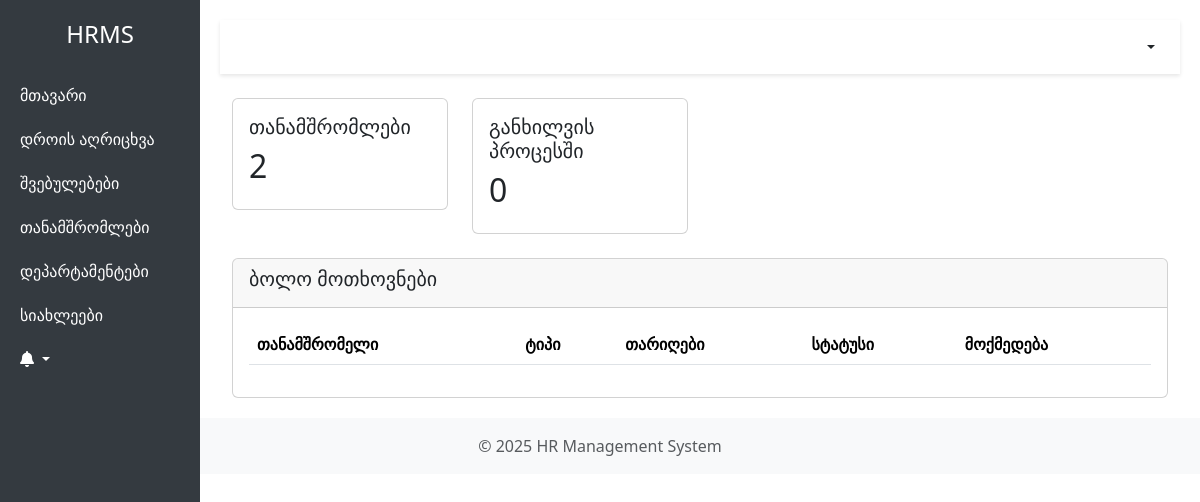
Page /admin-dashboard/ (signed in) on the earlier database version.
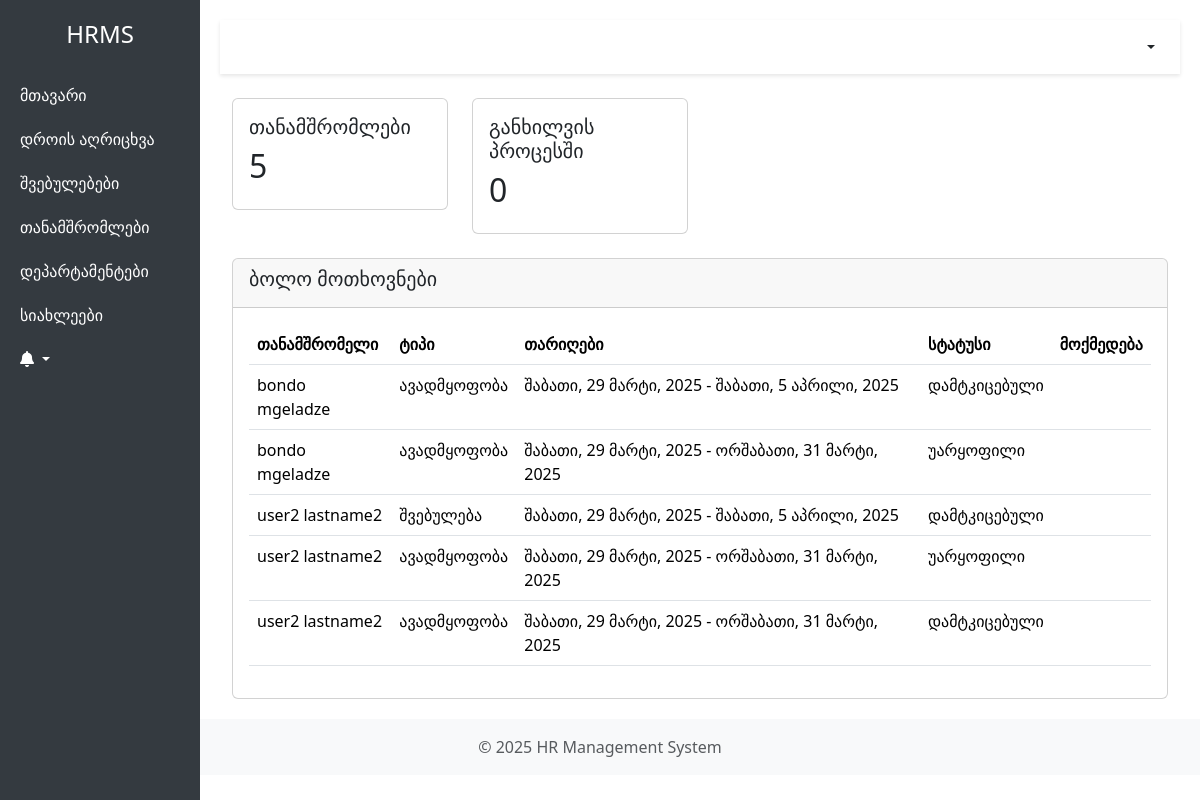
Same page on the later database version.
### hr_app/models.py (models this page shows, shortened)
class LeaveRequest(models.Model):
    LEAVE_TYPES = [
        ('vacation', _('შვებულება')),
        ('sick', _('ავადმყოფობა')),
        ('other', _('სხვა')),
    ]
    STATUS_CHOICES = [
        ('pending', _('განხილვის პროცესში')),
        ('approved', _('დამტკიცებული')),
        ('rejected', _('უარყოფილი')),
    ]
    employee = models.ForeignKey(Employee, on_delete=models.CASCADE)
    leave_type = models.CharField(max_length=20, choices=LEAVE_TYPES)
    start_date = models.DateField()
    end_date = models.DateField()
    status = models.CharField(max_length=20, choices=STATUS_CHOICES, default='pending')
    submitted_at = models.DateTimeField(auto_now_add=True)
    reason = models.TextField()

class Employee(models.Model):
    GENDER_CHOICES = (
        ('male', _('მამრობითი')),
        ('female', _('მდედრობითი')),
        ('other', _('სხვა')),
    )
    user = models.OneToOneField(User, on_delete=models.CASCADE, related_name='employee_profile', null=True, blank=True)
    first_name = models.CharField(_('სახელი'), max_length=100)
    last_name = models.CharField(_('გვარი'), max_length=100)
    email = models.EmailField(_('ელ.ფოსტა'), unique=True)
    phone = models.CharField(_('ტელეფონი'), max_length=50, blank=True)
    department = models.ForeignKey('Department', on_delete=models.SET_NULL, null=True, related_name='employees')
    birth_date = models.DateField(_('დაბადების თარიღი'), null=True, blank=True)
    start_date = models.DateField(_('დაწყების თარიღი'))
    salary = models.DecimalField(_('ხელფასი'), max_digits=10, decimal_places=2, default=0)
    gender = models.CharField(_('სქესი'), max_length=10, choices=GENDER_CHOICES, null=True, blank=True)
    created_by = models.ForeignKey(User, on_delete=models.SET_NULL, null=True, related_name='created_employees')
    created_at = models.DateTimeField(auto_now_add=True)
    updated_at = models.DateTimeField(auto_now=True)
    vacation_days_left = models.PositiveIntegerField(_("დარჩენილი შვებულების დღეები"), default=20)
    profile_picture = models.ImageField(_("პროფილის სურათი"), upload_to='profile_pics/', null=True, blank=True)
    manager = models.ForeignKey('self', on_delete=models.SET_NULL, null=True, blank=True, related_name='subordinates',
                                verbose_name=_("მენეჯერი"))
    def get_full_name(self):
        return f"{self.first_name} {self.last_name}"
    class Meta:
        verbose_name = _('თანამშრომელი')
        verbose_name_plural = _('თანამშრომლები')

### hr_app/views.py (the view)
# urls.py: path('admin-dashboard/', views.AdminDashboardView.as_view(), name='admin-dashboard'),
class AdminDashboardView(LoginRequiredMixin, UserPassesTestMixin, TemplateView):
    template_name = 'hr_app/admin_dashboard.html'
    def test_func(self):
        return self.request.user.role.role in ['admin', 'hr_manager']
    def get_context_data(self, **kwargs):
        context = super().get_context_data(**kwargs)
        context['total_employees'] = Employee.objects.count()
        context['pending_leaves'] = LeaveRequest.objects.filter(status='pending').count()
        context['departments'] = Department.objects.all()
        context['recent_leaves'] = LeaveRequest.objects.order_by('-submitted_at')[:5]
        return context

### hr_app/templates/hr_app/admin_dashboard.html (shortened to what this page needs)
{% extends 'hr_app/base.html' %}
{% load django_bootstrap5 %}
{% block content %}
<div class="container mt-4">
    <div class="row">
        <div class="col-md-3">
            <div class="card">
                <div class="card-body">
                    <h5 class="card-title">თანამშრომლები</h5>
                    <h2>{{ total_employees }}</h2>
                </div>
            </div>
        </div>
        <div class="col-md-3">
            <div class="card">
                <div class="card-body">
                    <h5 class="card-title">განხილვის პროცესში</h5>
                    <h2>{{ pending_leaves }}</h2>
                </div>
            </div>
        </div>
    </div>
    <div class="row mt-4">
        <div class="col-12">
            <div class="card">
                <div class="card-header">
                    <h5>ბოლო მოთხოვნები</h5>
                </div>
                <div class="card-body">
                    <table class="table">
                        <thead>
                            <tr>
                                <th>თანამშრომელი</th>
                                <th>ტიპი</th>
                                <th>თარიღები</th>
                                <th>სტატუსი</th>
                                <th>მოქმედება</th>
                            </tr>
                        </thead>
                        <tbody>
                            {% for leave in recent_leaves %}
                            <tr>
                                <td>{{ leave.employee.get_full_name }}</td>
                                <td>{{ leave.get_leave_type_display }}</td>
                                <td>{{ leave.start_date }} - {{ leave.end_date }}</td>
                                <td>{{ leave.get_status_display }}</td>
                                <td>
                                </td>
                            </tr>
                            {% endfor %}
                        </tbody>
                    </table>
                </div>
            </div>
        </div>
    </div>
</div>
{% endblock %}

Differences in the rows shown:
added LeaveRequest: employee.get_full_name "bondo mgeladze", leave_type "ავადმყოფობა", start_date "შაბათი, 29 მარტი, 2025", end_date "შაბათი, 5 აპრილი, 2025", status "დამტკიცებული"
added LeaveRequest: employee.get_full_name "bondo mgeladze", leave_type "ავადმყოფობა", start_date "შაბათი, 29 მარტი, 2025", end_date "ორშაბათი, 31 მარტი, 2025", status "უარყოფილი"
added LeaveRequest: employee.get_full_name "user2 lastname2", leave_type "შვებულება", start_date "შაბათი, 29 მარტი, 2025", end_date "შაბათი, 5 აპრილი, 2025", status "დამტკიცებული"
added LeaveRequest: employee.get_full_name "user2 lastname2", leave_type "ავადმყოფობა", start_date "შაბათი, 29 მარტი, 2025", end_date "ორშაბათი, 31 მარტი, 2025", status "უარყოფილი"
added LeaveRequest: employee.get_full_name "user2 lastname2", leave_type "ავადმყოფობა", start_date "შაბათი, 29 მარტი, 2025", end_date "ორშაბათი, 31 მარტი, 2025", status "დამტკიცებული"
Other differences:
{{ total_employees }}: "2" → "5"
